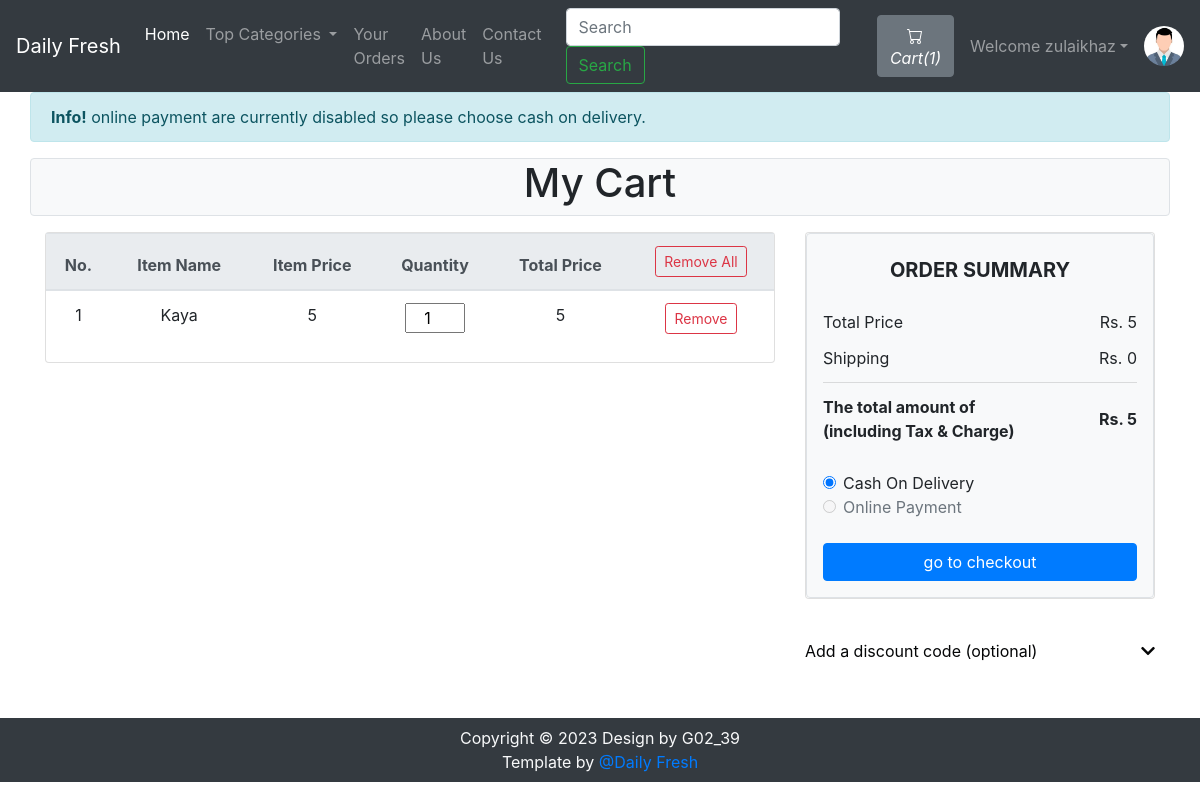
Page /viewCart.php (signed in) on the committed database.
### tables this page shows
CREATE TABLE `sitedetail` (
  `tempId` int(11) NOT NULL,
  `systemName` varchar(21) NOT NULL,
  `email` varchar(35) NOT NULL,
  `contact1` bigint(21) NOT NULL,
  `contact2` bigint(21) DEFAULT NULL COMMENT 'Optional',
  `address` text NOT NULL,
  `dateTime` datetime NOT NULL DEFAULT current_timestamp()
);

CREATE TABLE `viewcart` (
  `cartItemId` int(11) NOT NULL,
  `pizzaId` int(11) NOT NULL,
  `itemQuantity` int(100) NOT NULL,
  `userId` int(11) NOT NULL,
  `addedDate` datetime NOT NULL DEFAULT current_timestamp()
);

CREATE TABLE `pizza` (
  `pizzaId` int(12) NOT NULL,
  `pizzaName` varchar(255) NOT NULL,
  `pizzaPrice` int(12) NOT NULL,
  `pizzaDesc` text NOT NULL,
  `pizzaCategorieId` int(12) NOT NULL,
  `pizzaPubDate` datetime NOT NULL DEFAULT current_timestamp()
);

### viewCart.php (the view, shortened to what this page needs)
<!doctype html>
<html lang="en">
<head>
    <link rel="stylesheet" href="https://stackpath.bootstrapcdn.com/bootstrap/4.4.1/css/bootstrap.min.css">
    <link rel="stylesheet" href="https://use.fontawesome.com/releases/v5.8.2/css/all.css">
</head>
<body>
    <?php include 'partials/_dbconnect.php';?>
    <?php require 'partials/_nav.php' ?>
    <?php
    if($loggedin){
    ?>
    <div class="container" id="cont">
        <div class="row">
            <div class="alert alert-info mb-0" style="width: -webkit-fill-available;">
              <strong>Info!</strong> online payment are currently disabled so please choose cash on delivery.
            </div>
            <div class="col-lg-12 text-center border rounded bg-light my-3">
                <h1>My Cart</h1>
            </div>
            <div class="col-lg-8">
                <div class="card wish-list mb-3">
                    <table class="table text-center">
                        <thead class="thead-light">
                            <tr>
                                <th scope="col">No.</th>
                                <th scope="col">Item Name</th>
                                <th scope="col">Item Price</th>
                                <th scope="col">Quantity</th>
                                <th scope="col">Total Price</th>
                                <th scope="col">
                                    <form action="partials/_manageCart.php" method="POST">
                                        <button name="removeAllItem" class="btn btn-sm btn-outline-danger">Remove All</button>
                                        <input type="hidden" name="userId" value="<?php $userId = $_SESSION['userId']; echo $userId ?>">
                                    </form>
                                </th>
                            </tr>
                        </thead>
                        <tbody>
                            <?php
                                $sql = "SELECT * FROM `viewcart` WHERE `userId`= $userId";
                                $result = mysqli_query($conn, $sql);
                                $counter = 0;
                                $totalPrice = 0;
                                while($row = mysqli_fetch_assoc($result)){
                                    $pizzaId = $row['pizzaId'];
                                    $Quantity = $row['itemQuantity'];
                                    $mysql = "SELECT * FROM `pizza` WHERE pizzaId = $pizzaId";
                                    $myresult = mysqli_query($conn, $mysql);
                                    $myrow = mysqli_fetch_assoc($myresult);
                                    $pizzaName = $myrow['pizzaName'];
                                    $pizzaPrice = $myrow['pizzaPrice'];
                                    $total = $pizzaPrice * $Quantity;
                                    $counter++;
                                    $totalPrice = $totalPrice + $total;
                                    echo '<tr>
                                            <td>' . $counter . '</td>
                                            <td>' . $pizzaName . '</td>
                                            <td>' . $pizzaPrice . '</td>
                                            <td>
                                                <form id="frm' . $pizzaId . '">
                                                    <input type="hidden" name="pizzaId" value="' . $pizzaId . '">
                                                    <input type="number" name="quantity" value="' . $Quantity . '" class="text-center" onchange="updateCart(' . $pizzaId . ')" onkeyup="return false" style="width:60px" min=1 oninput="check(this)" onClick="this.select();">
                                                </form>
                                            </td>
                                            <td>' . $total . '</td>
                                            <td>
                                                <form action="partials/_manageCart.php" method="POST">
                                                    <button name="removeItem" class="btn btn-sm btn-outline-danger">Remove</button>
                                                    <input type="hidden" name="itemId" value="'.$pizzaId. '">
                                                </form>
                                            </td>
                                        </tr>';
                                }
                                    ?>
                        </tbody>
                    </table>
                </div>
            </div>
            <div class="col-lg-4">
                <div class="card wish-list mb-3">
                    <div class="pt-4 border bg-light rounded p-3">
                        <h5 class="mb-3 text-uppercase font-weight-bold text-center">Order summary</h5>
                        <ul class="list-group list-group-flush">
                            <li class="list-group-item d-flex justify-content-between align-items-center border-0 px-0 pb-0 bg-light">Total Price<span>Rs. <?php echo $totalPrice ?></span></li>
                            <li class="list-group-item d-flex justify-content-between align-items-center px-0 bg-light">Shipping<span>Rs. 0</span></li>
                            <li class="list-group-item d-flex justify-content-between align-items-center border-0 px-0 mb-3 bg-light">
                                <div>
                                    <strong>The total amount of</strong>
                                    <strong><p class="mb-0">(including Tax & Charge)</p></strong>
                                </div>
                                <span><strong>Rs. <?php echo $totalPrice ?></strong></span>
                            </li>
                        </ul>
                        <div class="form-check">
                            <input class="form-check-input" type="radio" name="flexRadioDefault" id="flexRadioDefault1" checked>
                            <label class="form-check-label" for="flexRadioDefault1">
                                Cash On Delivery
                            </label>
                        </div>
                        <div class="form-check">
                            <input class="form-check-input" type="radio" name="flexRadioDefault1" id="flexRadioDefault1" disabled>
                            <label class="form-check-label" for="flexRadioDefault1">
                                Online Payment
                            </label>
                        </div><br>
                        <button type="button" class="btn btn-primary btn-block" data-toggle="modal" data-target="#checkoutModal">go to checkout</button>
                    </div>
                </div>
                <div class="mb-3">
                    <div class="pt-4">
                        <a class="dark-grey-text d-flex justify-content-between" style="text-decoration: none; color: #050607;" data-toggle="collapse" href="#collapseExample"
                            aria-expanded="false" aria-controls="collapseExample">
                            Add a discount code (optional)
                            <span><i class="fas fa-chevron-down pt-1"></i></span>
                        </a>
                    </div>
                </div>
            </div>
        </div>
    </div>
    <?php
    }
    else {
        echo '<div class="container" style="min-height : 610px;">
        <div class="alert alert-info my-3">
            <font style="font-size:22px"><center>Before checkout you need to <strong><a class="alert-link" data-toggle="modal" data-target="#loginModal">Login</a></strong></center></font>
        </div></div>';
    }
    ?>
    <?php require 'partials/_footer.php' ?>
</body>
</html>

### partials/_nav.php (shortened to what this page needs)
<?php
if(isset($_SESSION['loggedin']) && $_SESSION['loggedin']==true){
  $loggedin= true;
  $userId = $_SESSION['userId'];
  $username = $_SESSION['username'];
}
else{
  $loggedin = false;
  $userId = 0;
}
$sql = "SELECT * FROM `sitedetail`";
$result = mysqli_query($conn, $sql);
$row = mysqli_fetch_assoc($result);
$systemName = $row['systemName'];
echo '<nav class="navbar navbar-expand-lg navbar-dark bg-dark">
      <a class="navbar-brand" href="index.php">'.$systemName.'</a>
      <button class="navbar-toggler" type="button" data-toggle="collapse" data-target="#navbarSupportedContent" aria-controls="navbarSupportedContent" aria-expanded="false" aria-label="Toggle navigation">
        <span class="navbar-toggler-icon"></span>
      </button>
      <div class="collapse navbar-collapse" id="navbarSupportedContent">
        <ul class="navbar-nav mr-auto">
          <li class="nav-item active">
            <a class="nav-link" href="index.php">Home <span class="sr-only">(current)</span></a>
          </li>
          <li class="nav-item dropdown">
            <a class="nav-link dropdown-toggle" href="#" id="navbarDropdown" role="button" data-toggle="dropdown" aria-haspopup="true" aria-expanded="false">
              Top Categories
            </a>
            <div class="dropdown-menu" aria-labelledby="navbarDropdown">';
            echo '</div>
          </li>
          <li class="nav-item">
            <a class="nav-link" href="viewOrder.php">Your Orders</a>
          </li>
          <li class="nav-item">
            <a class="nav-link" href="about.php">About Us</a>
          </li>
          <li class="nav-item">
            <a class="nav-link" href="contact.php">Contact Us</a>
          </li>
        </ul>
        <form method="get" action="/DailyFreshOrderingSystem/search.php" class="form-inline my-2 my-lg-0 mx-3">
          <input class="form-control mr-sm-2" type="search" name="search" id="search" placeholder="Search" aria-label="Search" required>
          <button class="btn btn-outline-success my-2 my-sm-0" type="submit">Search</button>
        </form>';
        $countsql = "SELECT SUM(`itemQuantity`) FROM `viewcart` WHERE `userId`=$userId";
        $countresult = mysqli_query($conn, $countsql);
        $countrow = mysqli_fetch_assoc($countresult);
        $count = $countrow['SUM(`itemQuantity`)'];
        echo '<a href="viewCart.php"><button type="button" class="btn btn-secondary mx-2" title="MyCart">
          <svg xmlns="img/cart.svg" width="16" height="16" fill="currentColor" class="bi bi-cart" viewBox="0 0 16 16">
            <path d="M0 1.5A.5.5 0 0 1 .5 1H2a.5.5 0 0 1 .485.379L2.89 3H14.5a.5.5 0 0 1 .491.592l-1.5 8A.5.5 0 0 1 13 12H4a.5.5 0 0 1-.491-.408L2.01 3.607 1.61 2H.5a.5.5 0 0 1-.5-.5zM3.102 4l1.313 7h8.17l1.313-7H3.102zM5 12a2 2 0 1 0 0 4 2 2 0 0 0 0-4zm7 0a2 2 0 1 0 0 4 2 2 0 0 0 0-4zm-7 1a1 1 0 1 1 0 2 1 1 0 0 1 0-2zm7 0a1 1 0 1 1 0 2 1 1 0 0 1 0-2z"/>
          </svg>
          <i class="bi bi-cart">Cart(' .$count. ')</i>
        </button></a>';
        if($loggedin){
          echo '<ul class="navbar-nav mr-2">
            <li class="nav-item dropdown">
              <a class="nav-link dropdown-toggle" href="#" id="navbarDropdown" role="button" data-toggle="dropdown"> Welcome ' .$username. '</a>
              <div class="dropdown-menu" aria-labelledby="navbarDropdown">
                <a class="dropdown-item" href="partials/_logout.php">Logout</a>
              </div>
            </li>
          </ul>
          <div class="text-center image-size-small position-relative">
            <a href="viewProfile.php"><img src="img/person-' .$userId. '.jpg" class="rounded-circle" onError="this.src = \'img/profilePic.jpg\'" style="width:40px; height:40px"></a>
          </div>';
        }
        else {
          echo '
          <button type="button" class="btn btn-success mx-2"  data-toggle="modal" data-target="#loginModal">Login</button>
          <button type="button" class="btn btn-success mx-2"  data-toggle="modal" data-target="#signupModal">SignUp</button>';
        }
  echo '</div>
    </nav>';
?>

### viewCart.php (style rules this page uses)
#cont { min-height : 626px; }

### rows in the picture
sitedetail: systemName "Daily Fresh"
viewcart: pizzaId.pizzaName "Kaya", pizzaId.pizzaPrice "5", quantity "1"

### other values in the picture
$count "1"
$username "zulaikhaz"
$totalPrice "5"
